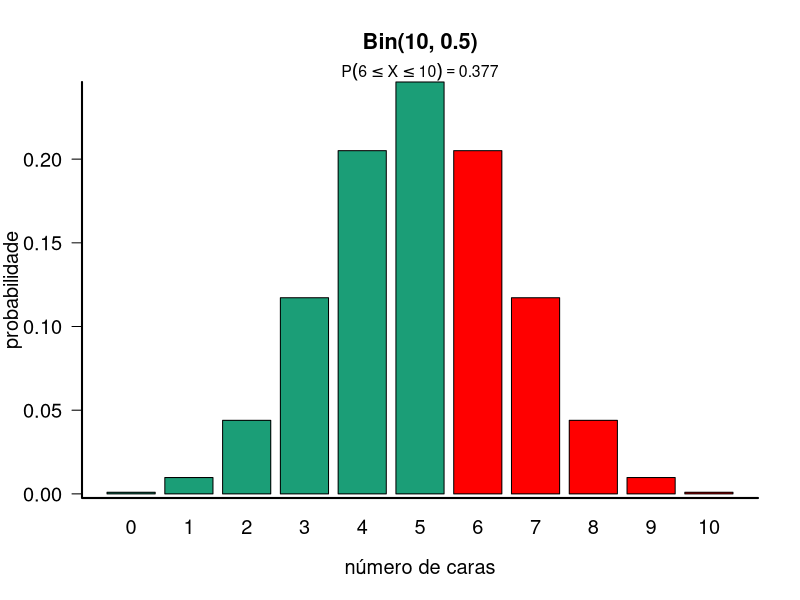
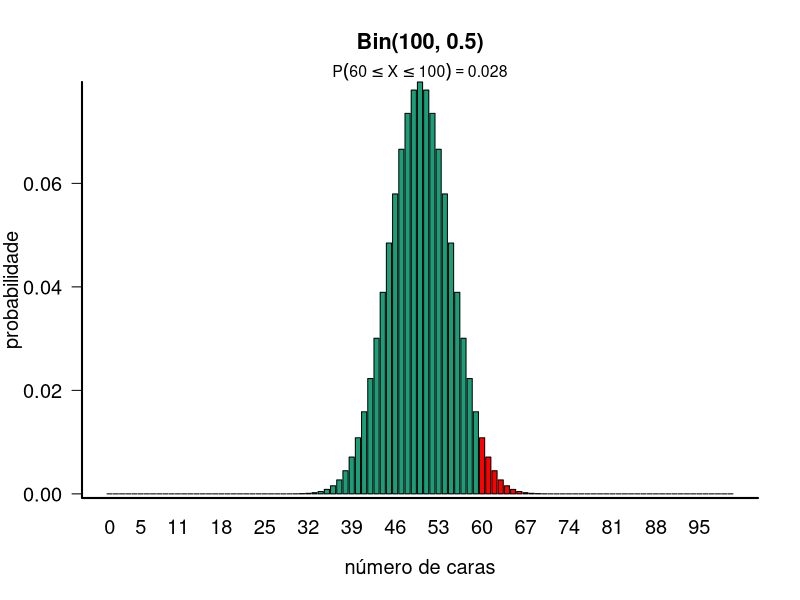
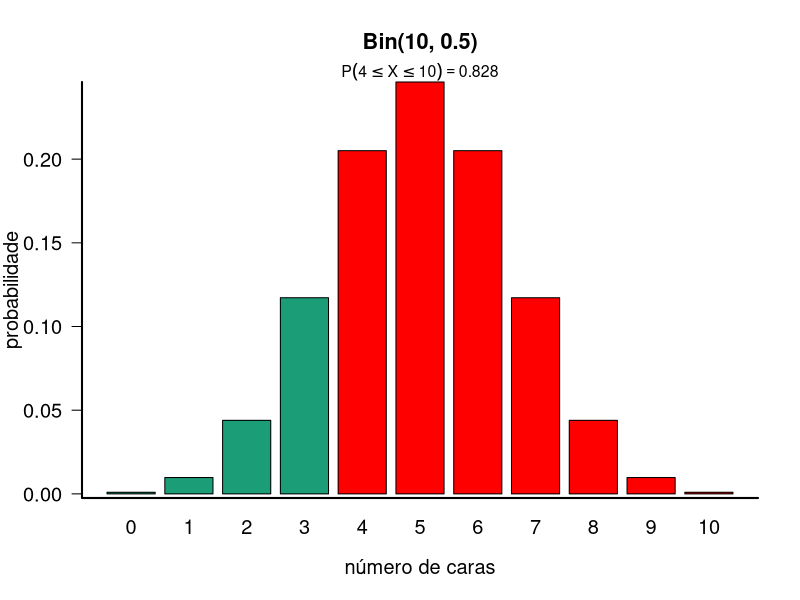
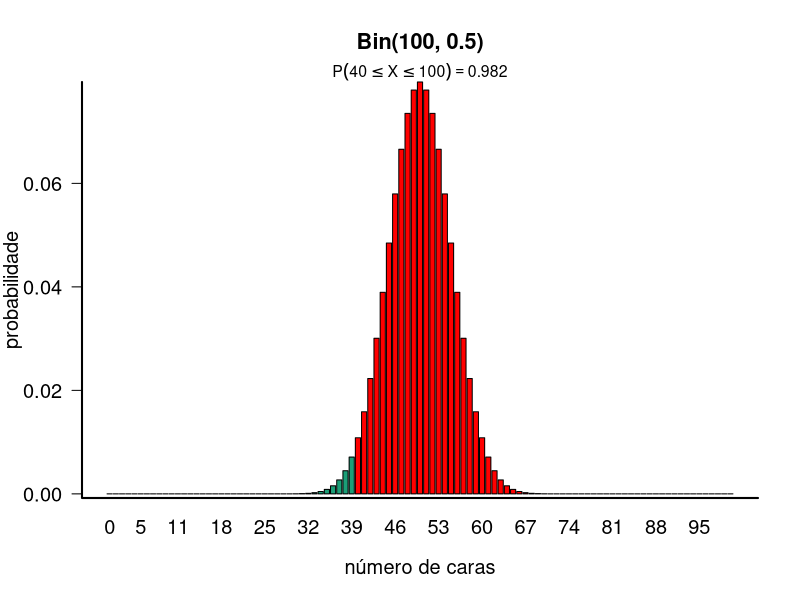
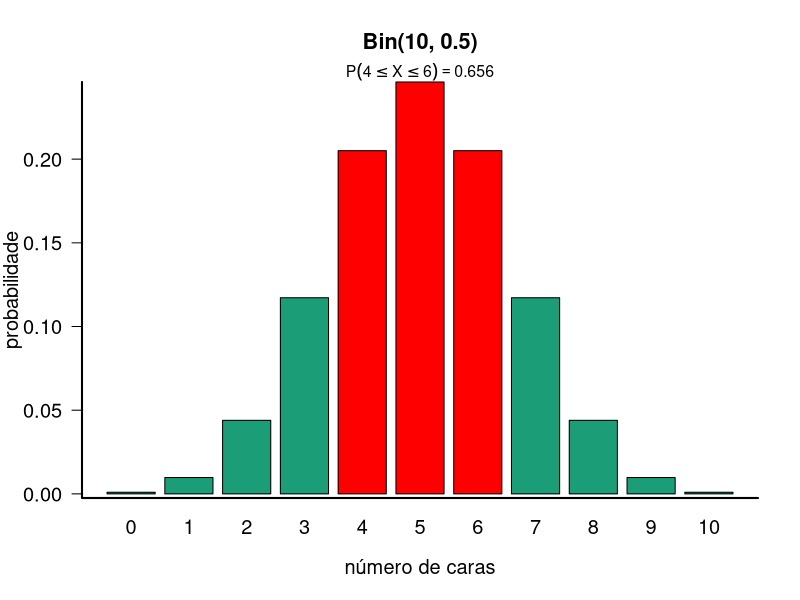
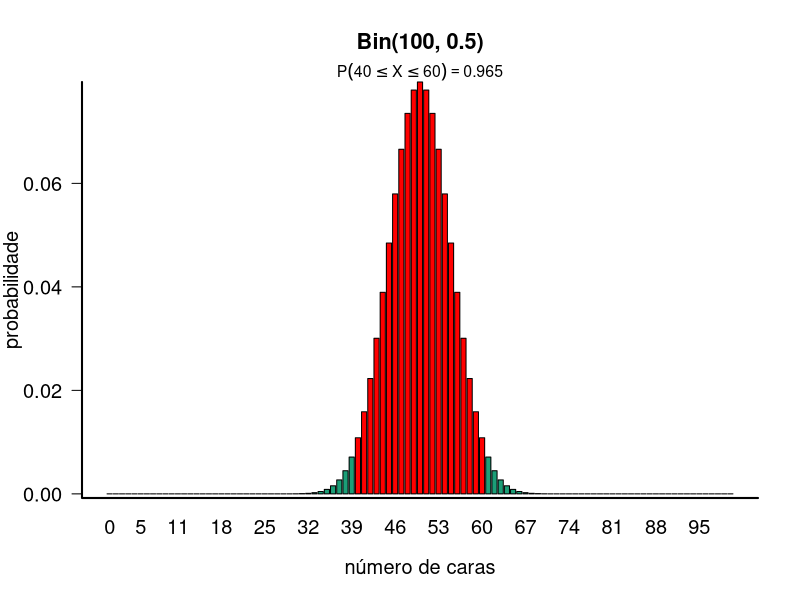
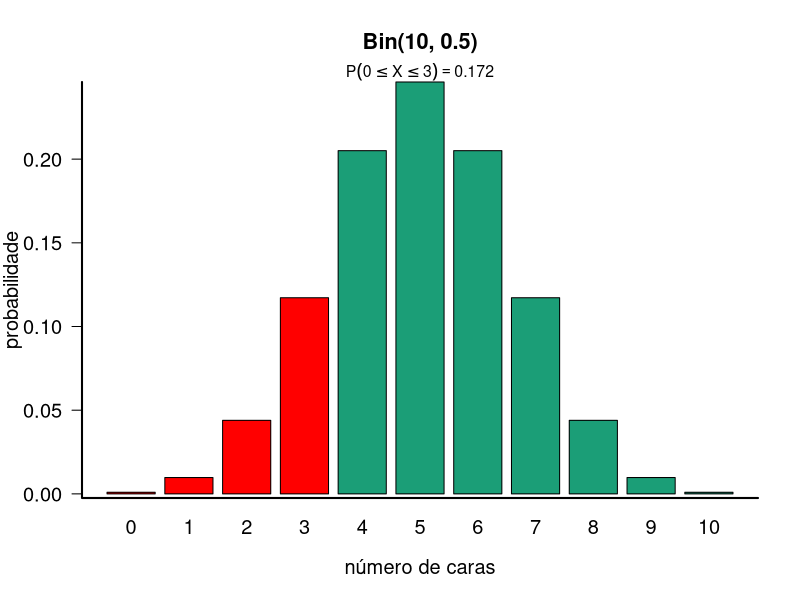
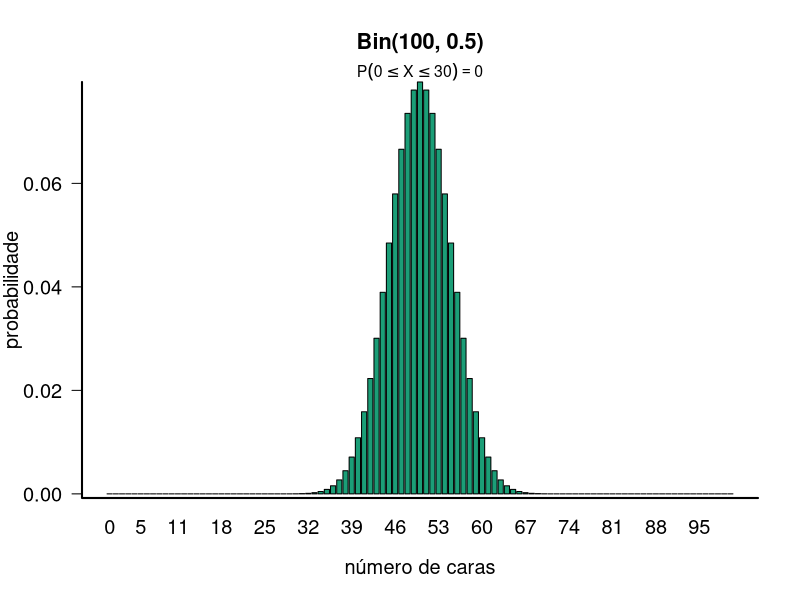

Generate these figures, in order, with R:
## ---- chunk 1

binomshade <- function(n, p, a, b){
  ## gráfico da função de massa de uma Bin(n, p) e colore os pontos de a até b
  library(RColorBrewer)
  mycol <- brewer.pal(8,"Dark2")

  x <- 0:n
  cores <- rep(mycol[1], n+1)
  cores[a:b + 1] <- "red"
  
  px <- dbinom(x, size=n, prob=p)
  barplot(px, names.arg=x, xlab="número de caras", ylab="probabilidade", col=cores,
          main=paste("Bin(", n, ", ",  p, ")", sep=""), 
          cex.lab=1.2, cex.axis=1.2, cex.names=1.2, cex.main=1.3, las=1)
  box(bty="l", lwd=2)
  prob <- round(sum(dbinom(a:b, n, p)), 3)
  expr <- bquote(P( {.(a) <= X} <= .(b)) == .(prob))
  title(expr, cex.main=0.95, line=0.5)
}

binomshade(10, 0.5, 0.6*10, 10)
binomshade(100, 0.5, 0.6*100, 100)
## ---- chunk 2
binomshade(10, 0.5, 0.4*10, 10)
binomshade(100, 0.5, 0.4*100, 100)
## ---- chunk 3
binomshade(10, 0.5, 0.4*10, 0.6*10)
binomshade(100, 0.5, 0.4*100, 0.6*100)
## ---- chunk 4
binomshade(10, 0.5, 0, 0.3*10)
binomshade(100, 0.5, 0, 0.3*100)
## ---- chunk 5
geometrica <- function(n, ps=c(0.2, 0.5, 0.8), ...){
  x <- 0:(n-1)
  par(mfrow=c(1,3))
  for(i in 1:3){
    px <- dgeom(x, prob=ps[i])
    barplot(px, names.arg=x+1, col="blue", main=paste("G(", ps[i], ")", sep=""), 
            cex.lab=1.5, cex.axis=1.3, cex.names=1.3, cex.main=2, las=1, xlab="x", ylab="P(X=x)", ...)
    box(bty="l", lwd=2)
  }
}
geometrica(10, ps=c(0.3, 0.5, 0.7), ylim=c(0, .7))
## ---- chunk 6
n <- 100
p <- 0.065 
x <- 0:20
px.binom <- dbinom(x, size=n, prob=p)
px.pois <- dpois(x, lambda=n*p)

par(mfrow=c(1,2))
barplot(px.binom, names.arg=x, col="blue", main=paste("Bin(", n, ",",  p, ")", sep=""), 
        cex.lab=1.5, cex.axis=1.3, cex.names=1.3, cex.main=2, las=1, xlab="x", ylab="P(X=x)", ylim=c(0, .2))
box(bty="l", lwd=2)

barplot(px.pois, names.arg=x, col="blue", main=paste("Pois(", n*p, ")", sep=""), 
        cex.lab=1.5, cex.axis=1.3, cex.names=1.3, cex.main=2, las=1, xlab="x", ylab="P(X=x)", ylim=c(0, .2))
box(bty="l", lwd=2)
